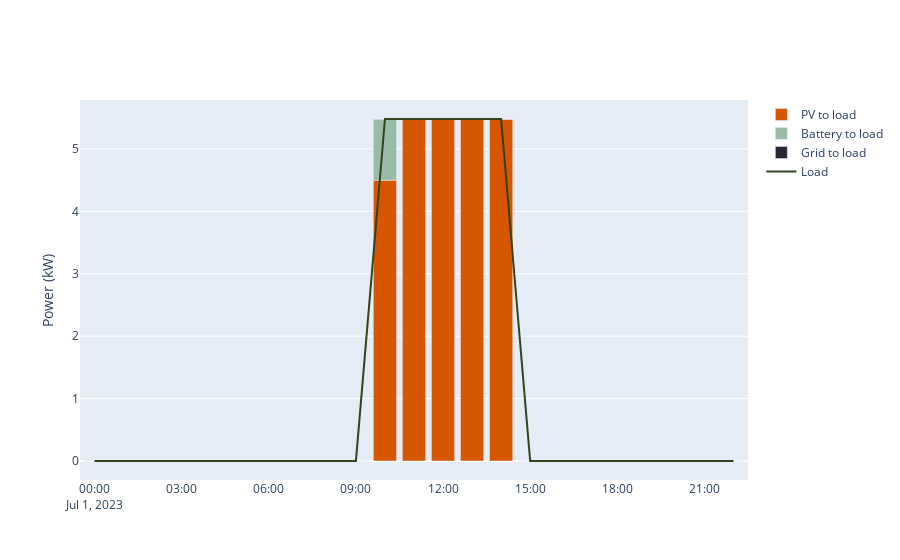
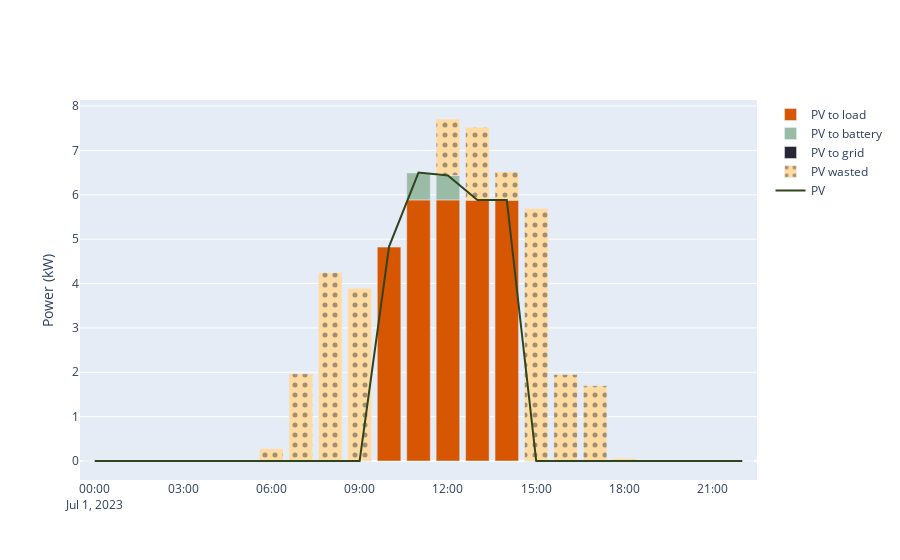
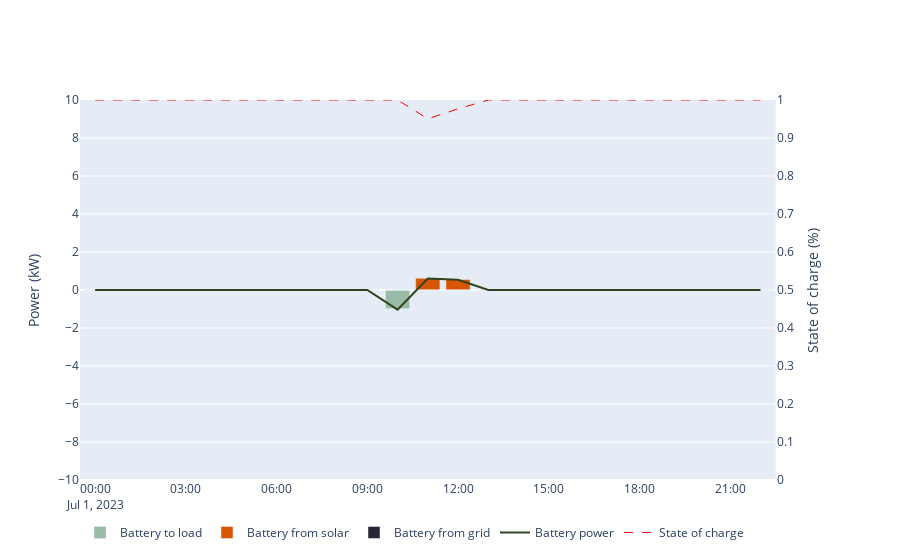
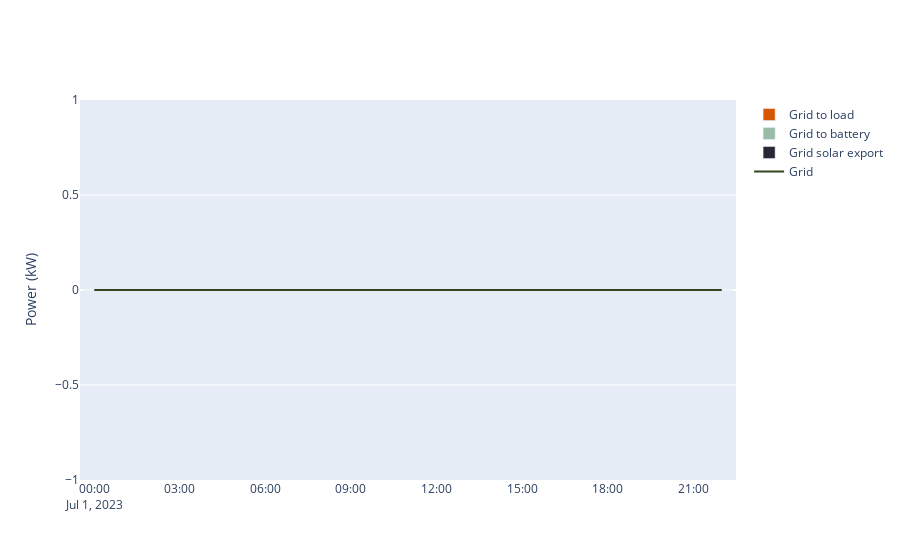

Write notebook code for charts like these, in order.
### Code cell
# Plot day profile
import datetime

datetime_from = datetime.datetime(2023,7,1,0,0,0)
datetime_to = datetime.datetime(2023,7,1,23,0,0)

fig1 = les.graph_load(les.output_df, datetime_from=datetime_from, datetime_to=datetime_to)
fig1.show()

fig2 = les.graph_solar(les.output_df, datetime_from=datetime_from, datetime_to=datetime_to)
fig2.show()

fig3 = les.graph_batt(les.output_df, datetime_from=datetime_from, datetime_to=datetime_to)
fig3.show()

fig4 = les.graph_grid(les.output_df, datetime_from=datetime_from, datetime_to=datetime_to)
fig4.show()
